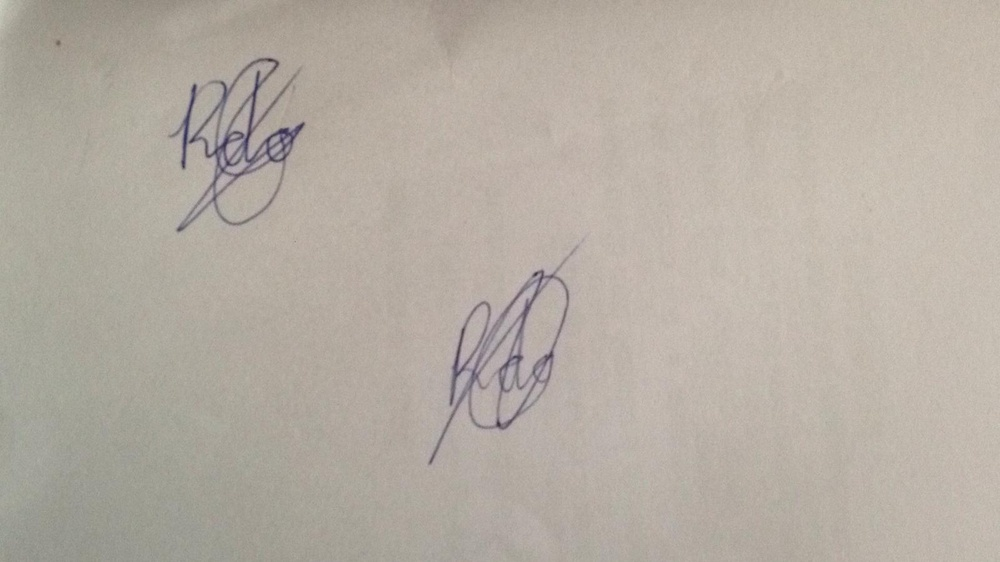
#> input picture images/sig1.jpg, 1000 x 562 px, shrunk from 1600 x 900 before the run
$ jupyter execute 'Lecture 2.6 - Color Spaces.ipynb'
#> lines starting #> are read from the running program, lines starting #| are printed output that depends on the picture
## Let's take a closer look at color spaces

You may have remembered we talked about images being stored in RGB (Red Green Blue) color Spaces. Let's take a look at that in OpenCV.

### First thing to remember about OpenCV's RGB is that it's BGR (I know, this is annoying)

Let's look at the image shape again. The '3L'

[cell 1]
import cv2
import numpy as np

image = cv2.imread('./images/sig1.jpg')
#> image is the input picture: shape (562, 1000, 3); mean B, G, R 163.1, 173, 181

### Let's look at the individual color levels for the first pixel (0,0)

[cell 2]
# BGR Values for the first 0,0 pixel
B, G, R = image[10, 50]
#> B = 131; G = 143; R = 149
print (B, G, R)
#| 131 143 149
print (image.shape)
#| (562, 1000, 3)

Let's see what happens when we convert it to grayscale

[cell 3]
gray_img = cv2.cvtColor(image, cv2.COLOR_BGR2GRAY)
print (gray_img.shape)
#| (562, 1000)
print (gray_img[10, 50])
#| 143

It's now only 2 dimensions. Each pixel coordinate has only one value (previously 3) with a range of 0 to 255

[cell 4]
gray_img[0, 0]
#> Out = 199

### Another useful color space is HSV
Infact HSV is very useful in color filtering.

[cell 5]
#H: 0 - 180, S: 0 - 255, V: 0 - 255

image = cv2.imread('./images/sig1.jpg')

hsv_image = cv2.cvtColor(image, cv2.COLOR_BGR2HSV)
#> hsv_image: shape (562, 1000, 3); mean H, S, V 21.2, 25.5, 181

cv2.imshow('HSV image', hsv_image)
cv2.imshow('Hue channel', hsv_image[:, :, 0])
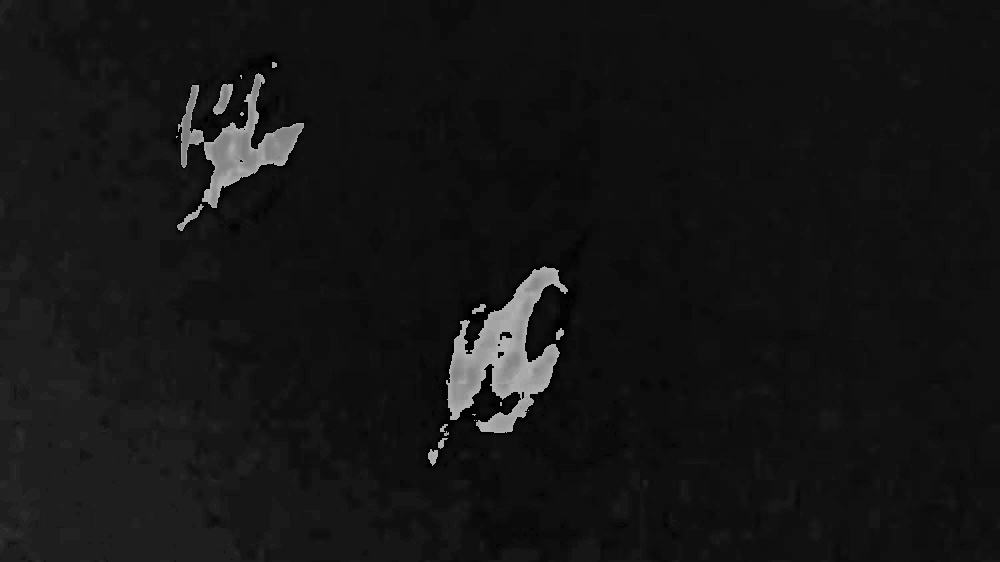
#> window 'Hue channel': shape (562, 1000); min 0, max 178, mean 21.2
cv2.imshow('Saturation channel', hsv_image[:, :, 1])
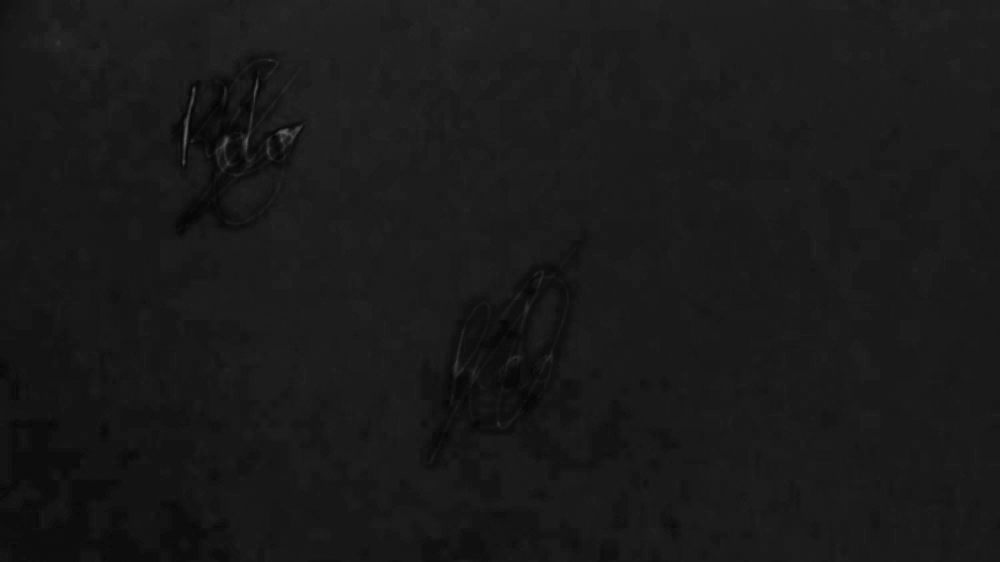
#> window 'Saturation channel': shape (562, 1000); min 3, max 100, mean 25.5
cv2.imshow('Value channel', hsv_image[:, :, 2])

cv2.waitKey()
cv2.destroyAllWindows()

### Let's now explore lookng at individual channels in an RGB image

[cell 6]
image = cv2.imread('./images/sig1.jpg')

# OpenCV's 'split' function splites the image into each color index
B, G, R = cv2.split(image)
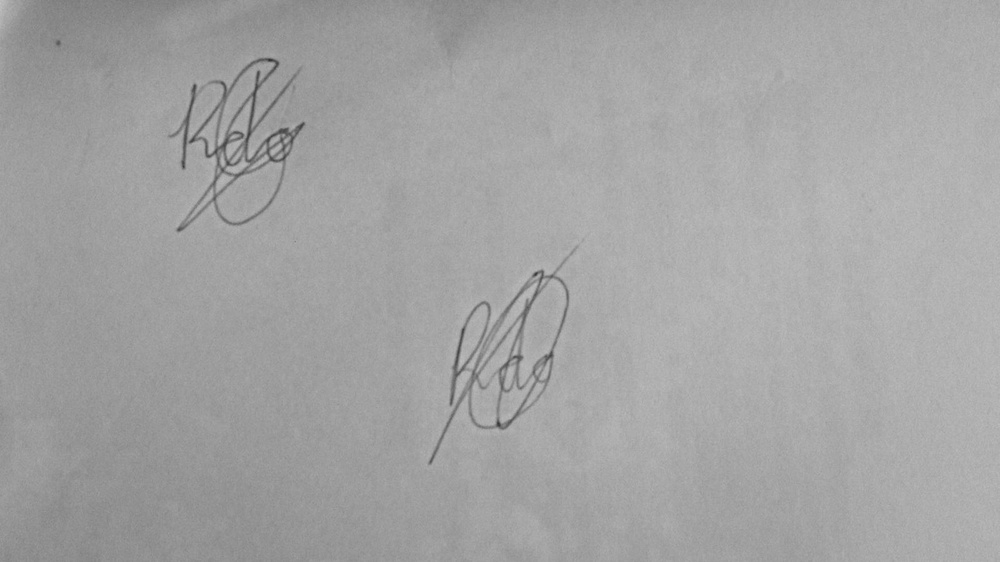
#> B: shape (562, 1000); min 48, max 195, mean 163.1
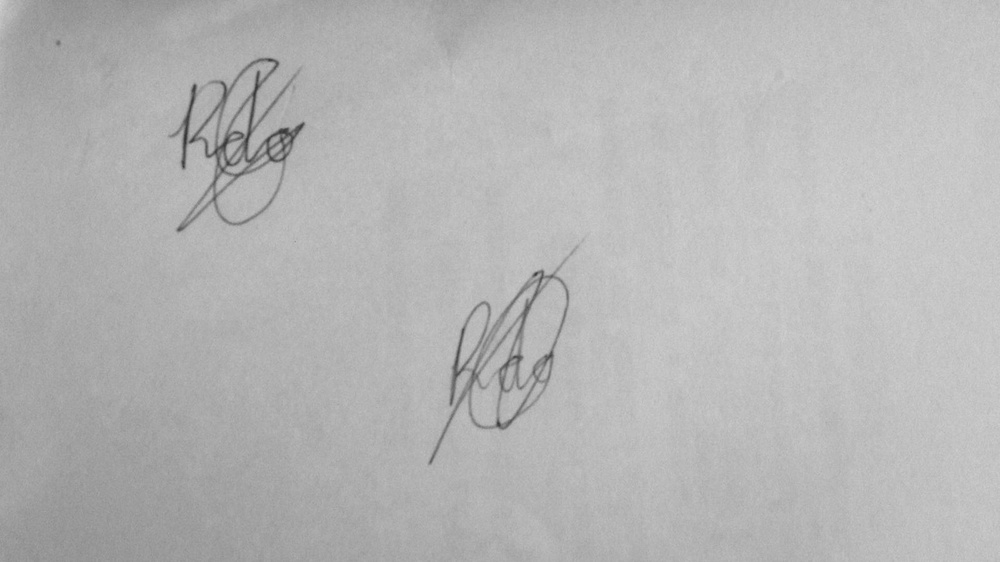
#> R: shape (562, 1000); min 51, max 212, mean 181

print (B.shape)
#| (562, 1000)
cv2.imshow("Red", R)
cv2.waitKey()
cv2.imshow("Green", G)
cv2.waitKey()
cv2.imshow("Blue", B)
cv2.waitKey(0)
cv2.destroyAllWindows()

# Let's re-make the original image,
merged = cv2.merge([B, G, R])
cv2.imshow("Merged", merged)

# Let's amplify the blue color
merged = cv2.merge([B+100, G, R])
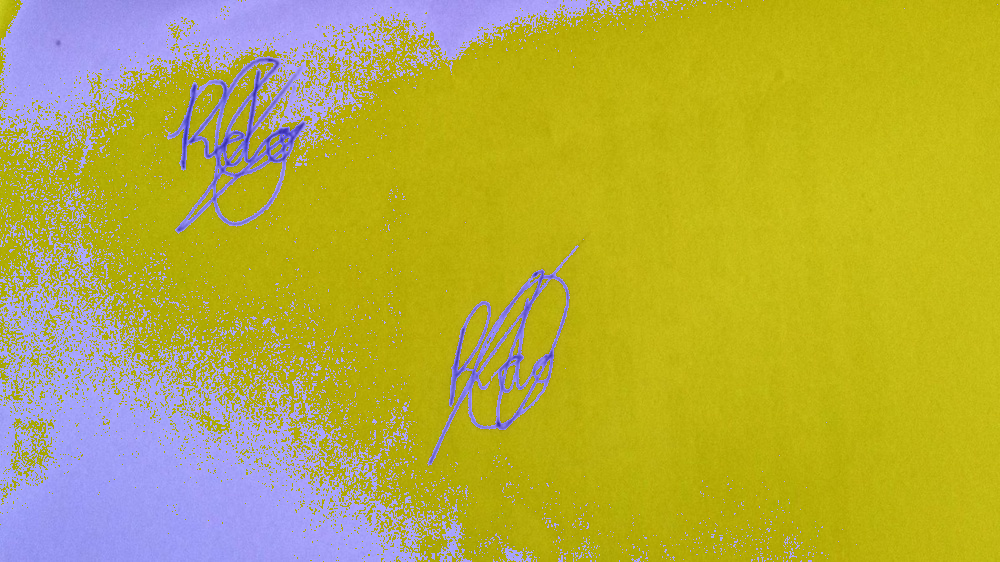
#> merged: shape (562, 1000, 3); mean B, G, R 67.1, 173, 181
cv2.imshow("Merged with Blue Amplified", merged)

cv2.waitKey(0)
cv2.destroyAllWindows()

[cell 7]
import cv2
import numpy as np

B, G, R = cv2.split(image)

# Let's create a matrix of zeros
# with dimensions of the image h x w
zeros = np.zeros(image.shape[:2], dtype = "uint8")

cv2.imshow("Red", cv2.merge([zeros, zeros, R]))
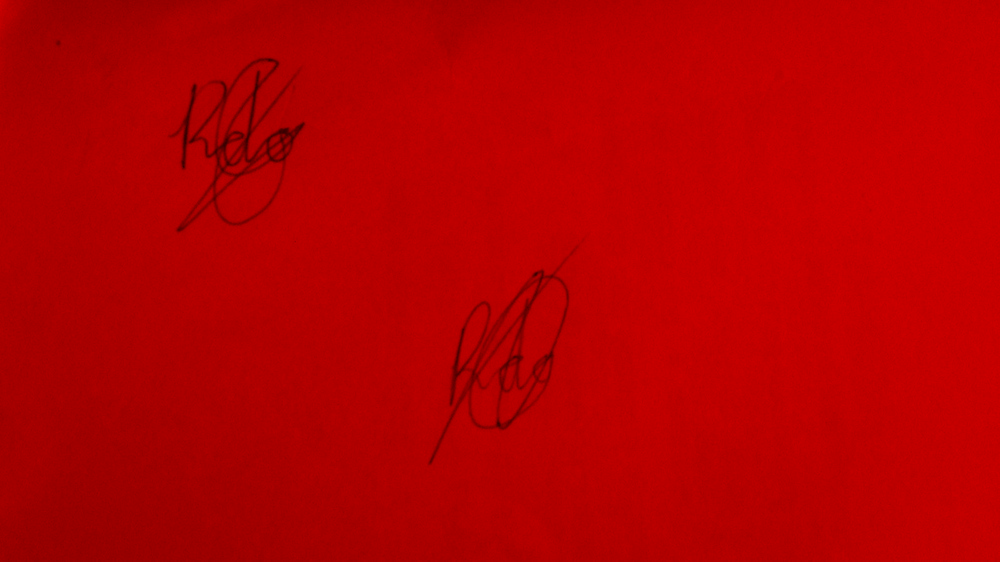
#> window 'Red': shape (562, 1000, 3); mean B, G, R 0, 0, 181
cv2.waitKey()
cv2.imshow("Green", cv2.merge([zeros, G, zeros]))
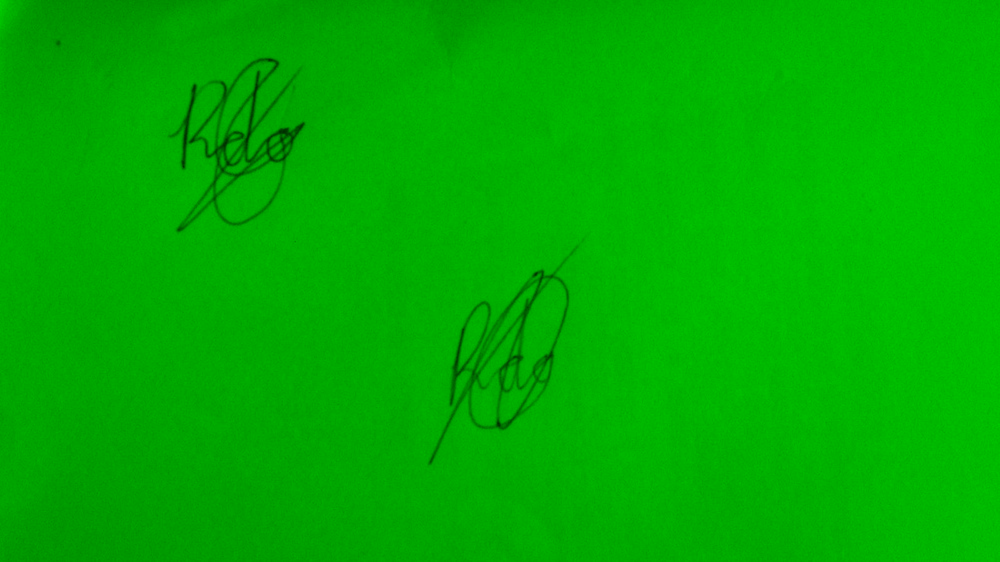
#> window 'Green': shape (562, 1000, 3); mean B, G, R 0, 173, 0
cv2.waitKey()
cv2.imshow("Blue", cv2.merge([B, zeros, zeros]))
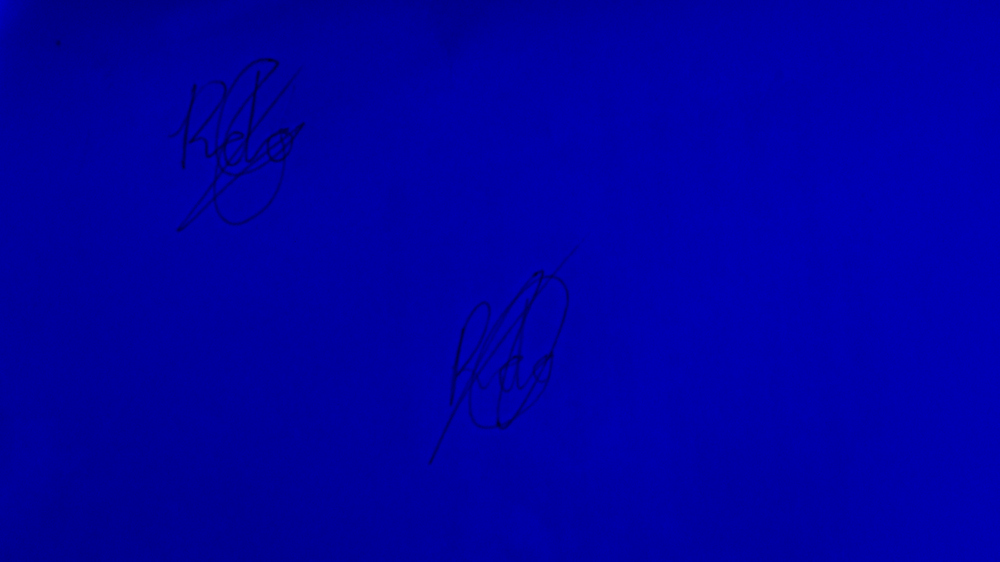
#> window 'Blue': shape (562, 1000, 3); mean B, G, R 163.1, 0, 0

cv2.waitKey(0)
cv2.destroyAllWindows()

[cell 8]
image.shape[:2]
#> Out = (562, 1000)

$ run again, with images/sig2.jpg copied over images/sig1.jpg
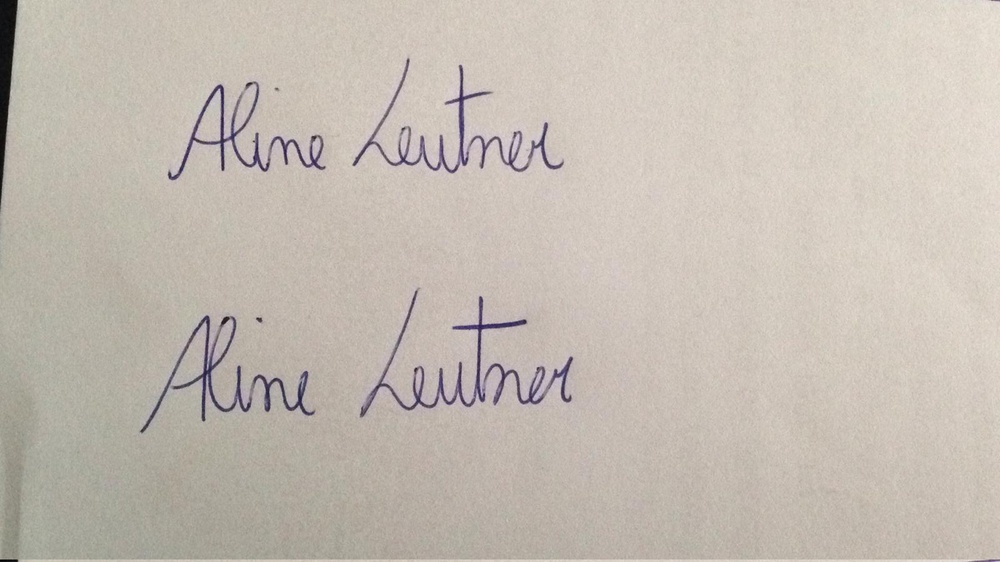
#> input picture images/sig2.jpg, 1000 x 562 px, shrunk from 1600 x 900 before the run
#> image is the input picture: shape (562, 1000, 3); mean B, G, R 178.8, 188.1, 196.5
#> `B, G, R = image[10, 50]`: B = 184; G = 198; R = 204
#| 184 198 204
#| (562, 1000, 3)
#| (562, 1000)
#| 198
#> `gray_img[0, 0]`: Out = 14
#> hsv_image: shape (562, 1000, 3); mean H, S, V 22.7, 24.2, 196.7
#| (562, 1000)
#> `cv2.imshow("Green", cv2.merge([zeros, G, zeros]))`:
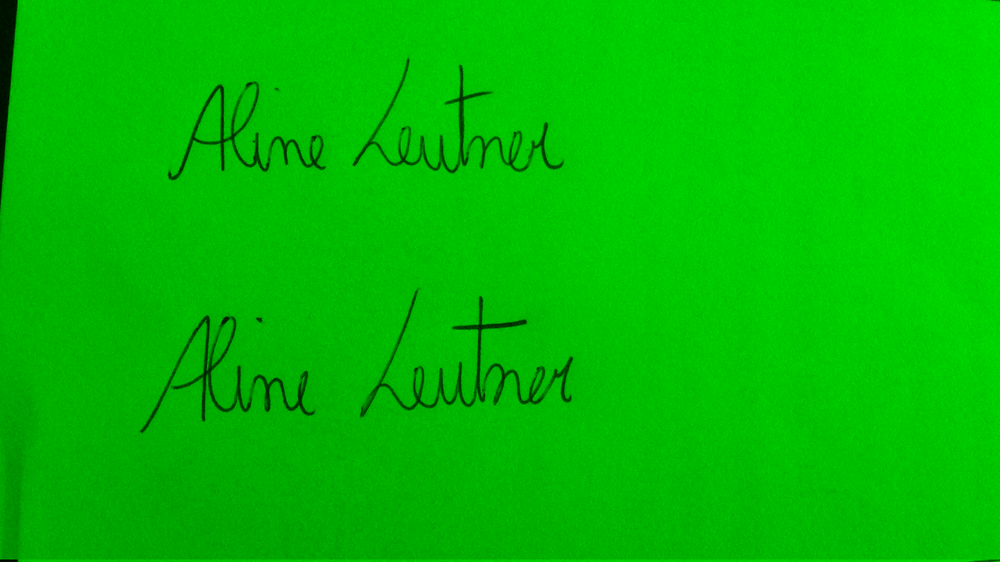
#> window 'Green': shape (562, 1000, 3); mean B, G, R 0, 188.1, 0
#> `cv2.imshow("Blue", cv2.merge([B, zeros, zeros]))`:
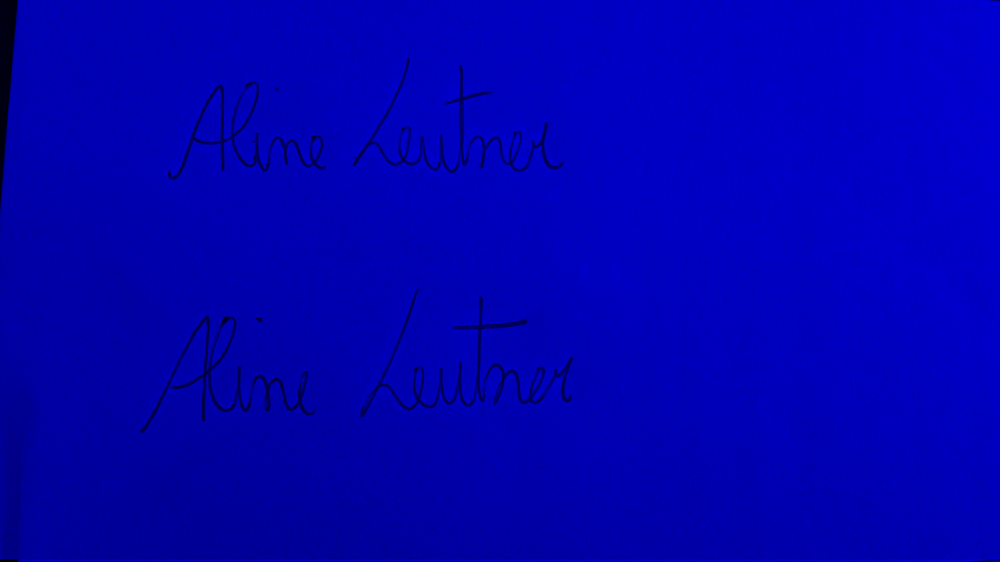
#> window 'Blue': shape (562, 1000, 3); mean B, G, R 178.8, 0, 0

$ run again, with images/sig3.jpg copied over images/sig1.jpg
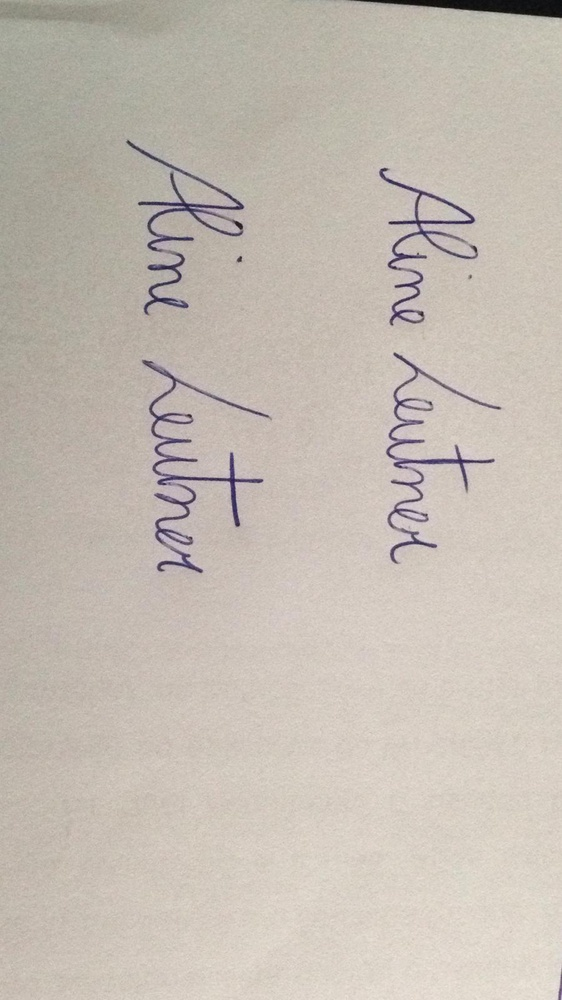
#> input picture images/sig3.jpg, 562 x 1000 px, shrunk from 900 x 1600 before the run
#> image is the input picture: shape (1000, 562, 3); mean B, G, R 178.8, 188.1, 196.5
#> `B, G, R = image[10, 50]`: B = 130; G = 142; R = 146
#| 130 142 146
#| (1000, 562, 3)
#| (1000, 562)
#| 142
#> `gray_img[0, 0]`: Out = 162
#> hsv_image: shape (1000, 562, 3); mean H, S, V 22.7, 24.2, 196.7
#| (1000, 562)
#> `cv2.imshow("Green", cv2.merge([zeros, G, zeros]))`:
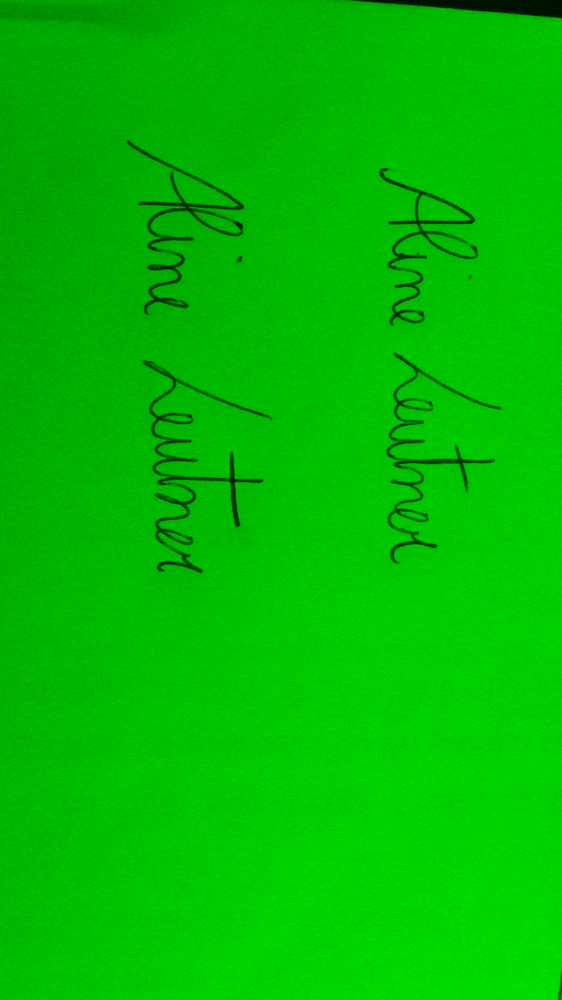
#> window 'Green': shape (1000, 562, 3); mean B, G, R 0, 188.1, 0
#> `cv2.imshow("Blue", cv2.merge([B, zeros, zeros]))`:
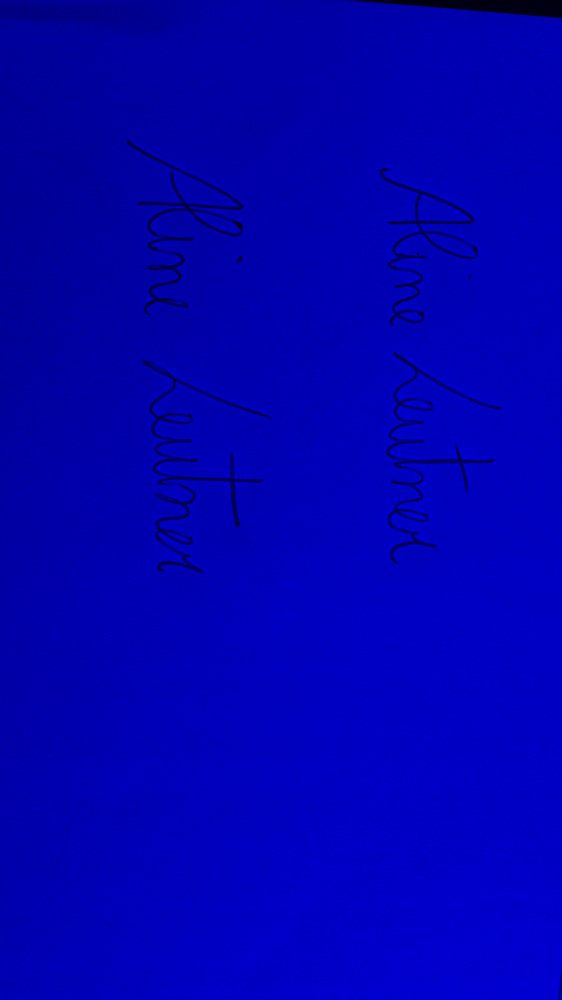
#> window 'Blue': shape (1000, 562, 3); mean B, G, R 178.8, 0, 0
